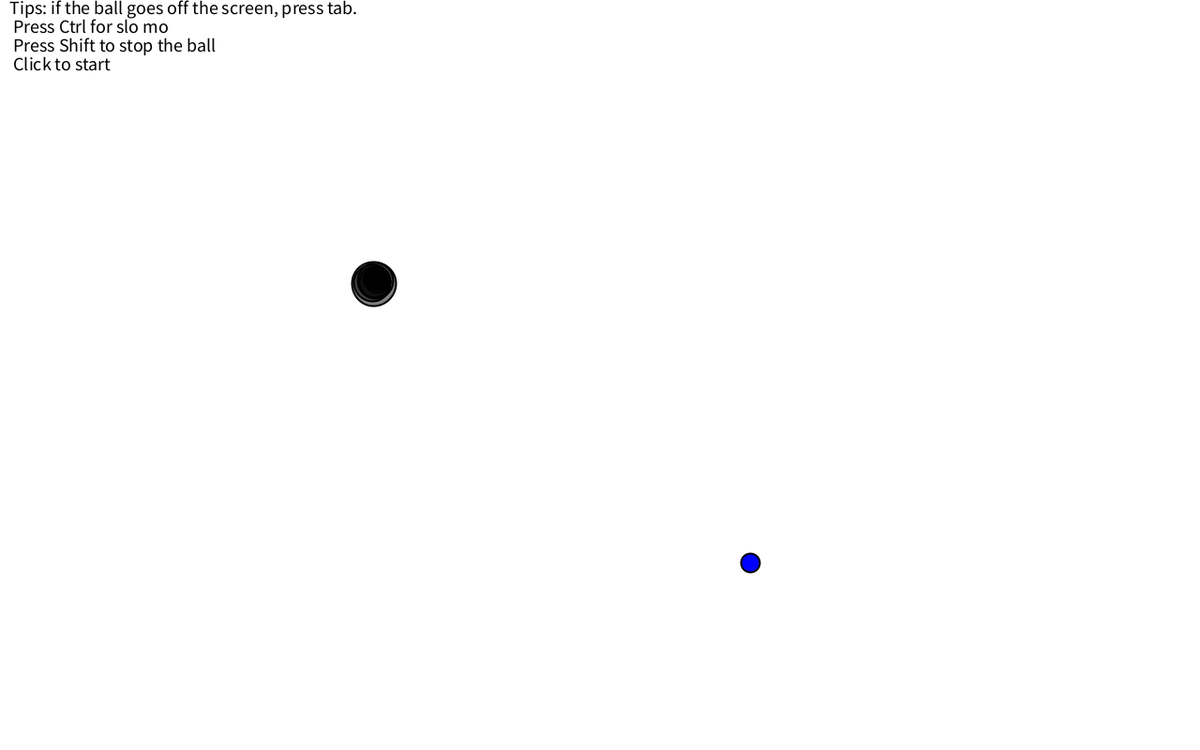
Frame 1 (no input)
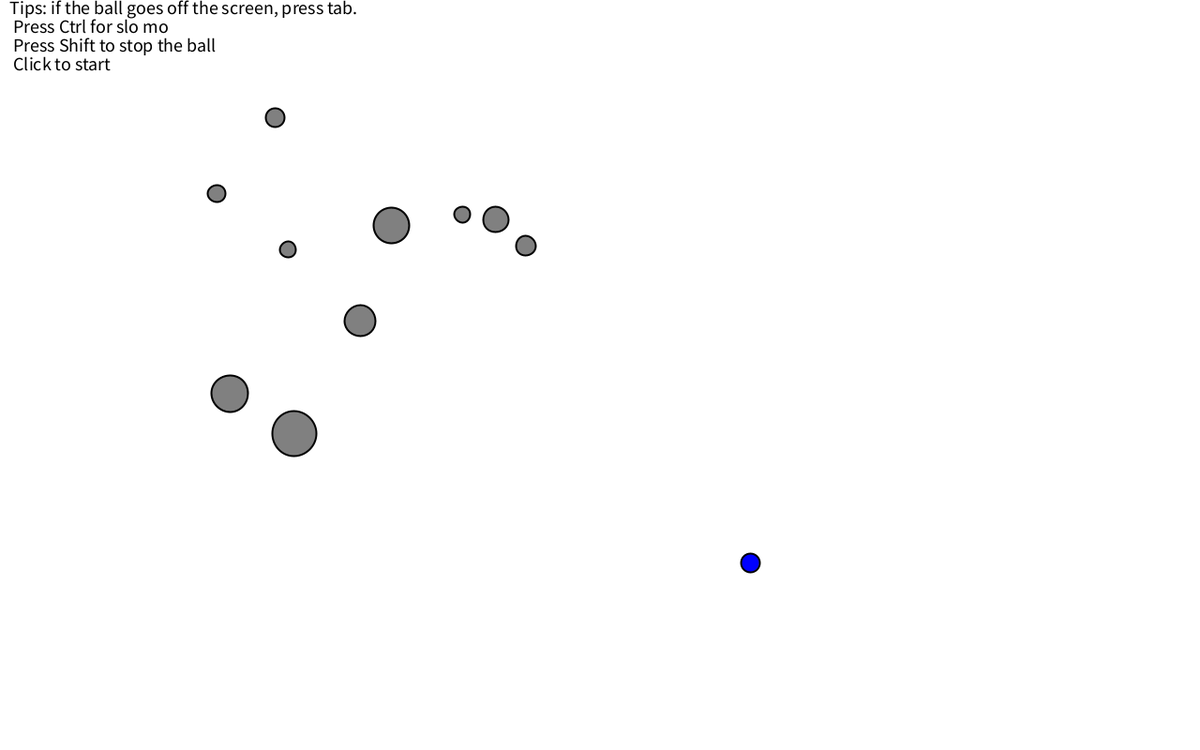
Frame 60 (the mouse pressed at the canvas centre just before this capture)
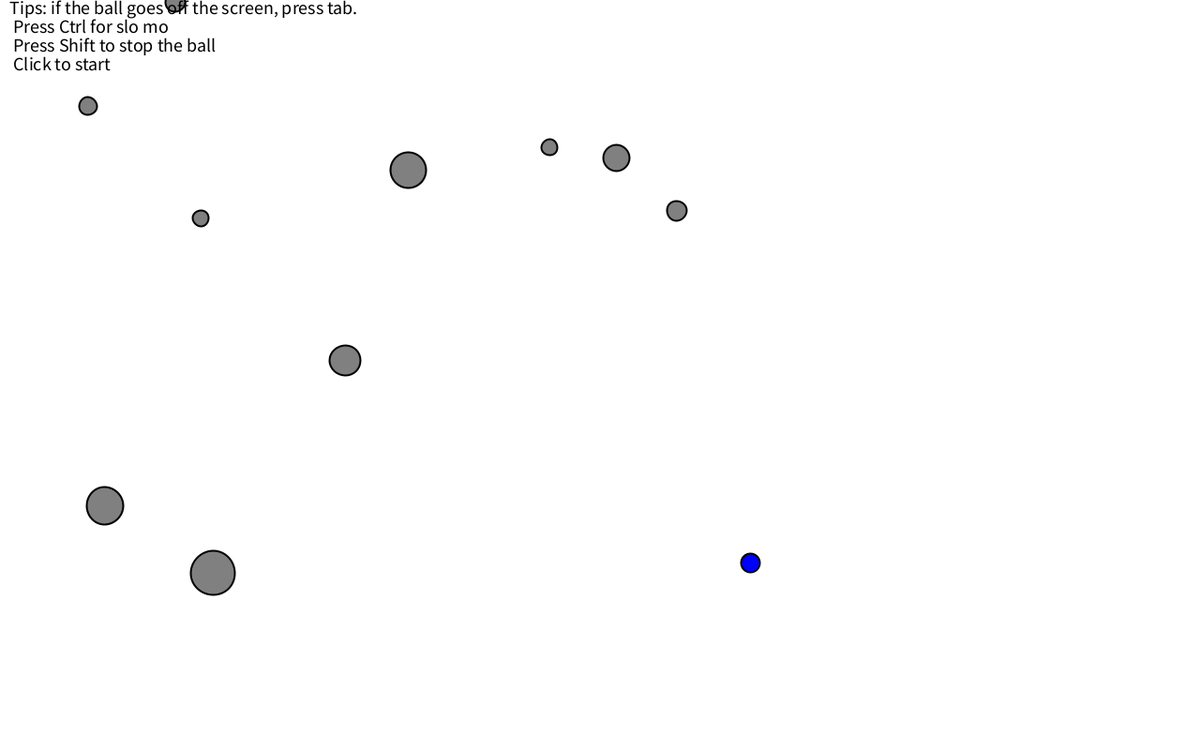
Frame 120 (the mouse held since frame 60 and released just before this capture)

The Processing sketch that drew these frames (run headless with seeded random() and noise(); from frame 60 on, the mouse is pressed at the canvas centre):

// Processing sketch: Park_NOC2_4
// ── Park_NOC2_4.pde
Mover[] movers = new Mover[10];
Player P1=new Player();

void setup() {
  background(255);
  textSize(25);
  text("Tips: if the ball goes off the screen, press tab.", displayWidth/3, displayHeight/3);
  text(" Press Ctrl for slo mo", (displayWidth/3) + 10, (displayHeight/3) + 10);
  text(" Press Shift to stop the ball", (displayWidth/3) + 20, (displayHeight/3) + 20);
  size(1280, 800);
  smooth();
  for (int i = 0; i < movers.length; i++) {
    movers[i] = new Mover(random(1, 4), displayWidth/4, displayHeight/4);
  }
  P1= new Player();
}

void draw() {
  
  
  background(255);

  for (int i = 0; i < movers.length; i++) {

    PVector wind = new PVector(0.01, 0);
    PVector gravity = new PVector(0, 0.1*movers[i].mass);

   // movers[i].applyForce(wind);
   // movers[i].applyForce(gravity);

    movers[i].checkEdges();
    movers[i].update();
    movers[i].display();
    
    float avgf=85;
   if(keyCode == CONTROL){
     avgf=avgf*-1;
   }
   frameRate(115+avgf);
  }
  P1.keyPressed();
  P1.displayp();
  
  
  fill(0);
  textSize(20);
  text("Tips: if the ball goes off the screen, press tab.", 10, 15);
  text(" Press Ctrl for slo mo", 10, 35);
  text(" Press Shift to stop the ball", 10, 55);
  text(" Click to start", 10, 75);
}

// ── Player.pde
//need to add friction

class Player{
  PVector locationp = new PVector (displayWidth/2,displayHeight/2);
  PVector velocityp = new PVector (0,0);
  PVector accelp = new PVector (0,0);
  float tp = 2;
  float c = .001;
  float frictionspeed = 10;
  
  void keyPressed(){
    if ( (keyCode == LEFT)){
      accelp.x=accelp.x-.01;
      velocityp=velocityp.add(accelp);
      constrain(velocityp.x,-tp,tp);
      locationp=locationp.add(velocityp);
    }
    if ( (keyCode == RIGHT)){
      accelp.x=accelp.x+.01;
      velocityp=velocityp.add(accelp);
      constrain(velocityp.x,-tp,tp);
      locationp=locationp.add(velocityp);
    }
    if ( (keyCode == UP)){
      accelp.y=accelp.y-.01;
      velocityp=velocityp.add(accelp);
      constrain(velocityp.y,-tp,tp);
      locationp=locationp.add(velocityp);
    }
    if ( (keyCode == DOWN)){
      accelp.y=accelp.y+.01;
      velocityp=velocityp.add(accelp);
      constrain(velocityp.y,-tp,tp);
      locationp=locationp.add(velocityp);
    }
    if (keyCode == SHIFT){
      accelp.mult(0);
      velocityp.mult(0);
    }
    if(locationp.x<=10 || locationp.x>=displayWidth){
      velocityp.x=0;
    }
  
    if(locationp.y<=10 || locationp.y>=displayHeight){
      velocityp.y=0;
    }
    
    
      float speed = velocityp.mag();
      float dragMagnitude = c * speed * speed;
      PVector drag = velocityp.get();
      drag.mult(-1);
      drag.normalize();
      drag.mult(dragMagnitude);
      accelp.add(drag);
    if (keyCode == TAB){
      accelp.mult(0);
      velocityp.mult(0);
      locationp = new PVector (displayWidth/4, displayHeight/4);
    }
  }
  
  
  void displayp(){
    stroke(0);
    fill(0,0,255);
    ellipse(locationp.x,locationp.y,20,20);
  }
  
}

// ── cirlces.pde
class Mover {

  PVector location;
  PVector velocity;
  PVector acceleration;
  float mass;
  float vo=3;

  Mover(float m, float x , float y) {
    mass = m;
    location = new PVector(x,y);
    velocity = new PVector(0,0);
    acceleration = new PVector(random(-vo,vo),random(-vo,vo));
  }
  
  void applyForce(PVector force) {
    PVector f = PVector.div(force,mass);
    acceleration.add(f);
  }
  
  void update() {
    velocity.add(acceleration);
    location.add(velocity);
    acceleration.mult(0);
  }

  void display() {
    stroke(0);
    strokeWeight(2);
    fill(0,127);
    ellipse(location.x,location.y,mass*16,mass*16);
  }

  void checkEdges() {

    if (location.y < 0) {
      velocity.y *= -1;
      location.y = 0;
    }
    
     if (location.x >= displayWidth/2){
      PVector repel = new PVector (-1*location.x * (mass * 16) , 0);
      repel.normalize();
      repel.mult(location.x* .00007);
      acceleration.add(repel);
     
    }
    if (location.x <= displayWidth*.1){
      PVector repel = new PVector (location.y * (mass * 16) , 0);
      repel.normalize();
      repel.mult(location.x*.0004);
      acceleration.add(repel);
     
    }
    if (location.y <= displayHeight*.07){
      PVector repel = new PVector (0, location.y * (mass * 16));
      repel.normalize();
      repel.mult(location.y*.001);
      acceleration.add(repel);
    }
    
    if (location.y >= displayHeight/2){
      PVector repel = new PVector (0,-1*location.y * (mass * 16) );
      repel.normalize();
      repel.mult(location.y*.0005);
      acceleration.add(repel);
    }

  }
  float c;
  

}
